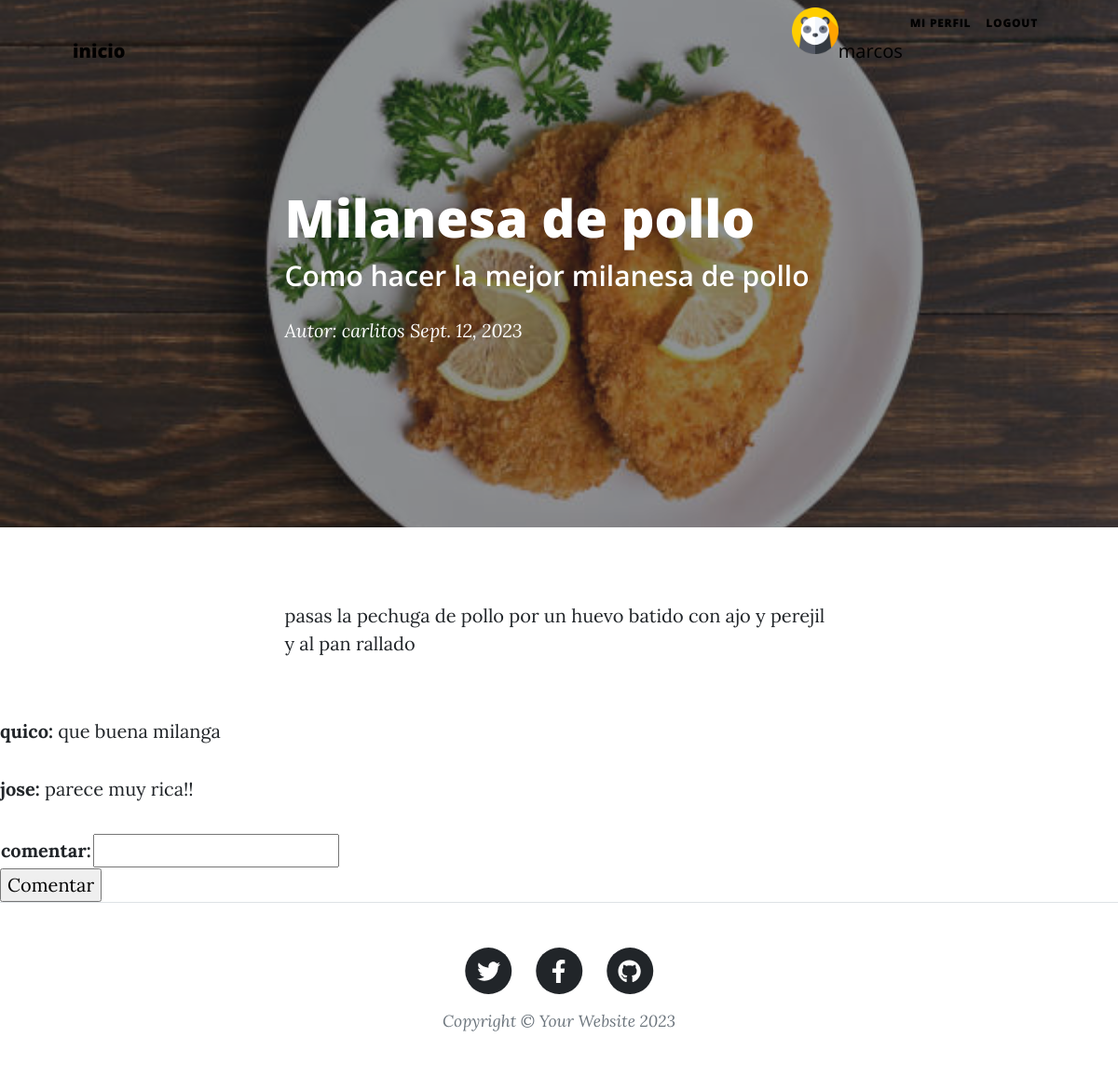
Page /blog/blog_detalle/2 (signed in) on the committed database.
### usuario/models.py (models this page shows, shortened)
class Perfil(models.Model):
    user=models.OneToOneField(User, on_delete=models.CASCADE)
    imagen=models.ImageField(upload_to='avatares', null=True, blank=True)
    descripcion=models.TextField(null=True, blank=True)

### blog/models.py (models this page shows, shortened)
class Blog(models.Model):
    titulo = models.CharField(max_length=100)
    subtitulo = models.CharField(max_length=100)
    cuerpo = models.TextField()
    fecha = models.DateField(auto_now_add=True)
    imagen = models.ImageField(upload_to='avatares', null=True, blank=True)
    autor = models.ForeignKey(User, on_delete=models.CASCADE)

class Comentario(models.Model):
    autor=models.ForeignKey(User, on_delete=models.CASCADE)
    receptor=models.ForeignKey(Blog, on_delete=models.CASCADE)
    cuerpo = models.TextField()

### blog/views.py (the view)
# urls.py: path('blog_detalle/<id>', blog_mostrar_detalle, name="blog_mostrar_detalle"),
def blog_mostrar_detalle(request, id):
    blog=Blog.objects.get(id=id)
    comentarios=comentarios_leer(request,id)
    form=Blog_comentar_form()
    return render (request, 'post.html', {'blog':blog, 'comentarios':comentarios, 'formulario':form, 'perfil':conseguir_perfil(request)})
    pass

### blog/forms.py
class Blog_comentar_form(ModelForm):
    cuerpo=forms.CharField(label='comentar')
    class Meta:
        model = Comentario
        fields = {'cuerpo'}

### blog/views.py (called while the page is built)
def comentarios_leer(request, id):
    receptor=Blog.objects.get(id=id)
    comentarios=Comentario.objects.filter(receptor=receptor)
    return comentarios

def conseguir_perfil(request):
    if request.user.is_authenticated:
        perfil, created = Perfil.objects.get_or_create(user=request.user)
        if created==True:
            perfil.imagen = '/media/avatares/default_avatar.png'
            perfil.save()
        return perfil

### blog/templates/post.html (shortened to what this page needs)
<!DOCTYPE html>
<html lang="en">
    <head>
        {% load static %}
        <link href="{% static 'blog/css/styles.css' %}" rel="stylesheet"/>
    </head>
    <body>
        <nav class="navbar navbar-expand-lg navbar-light" id="mainNav">
            <div class="container px-4 px-lg-5">
                <a class="navbar-brand" style="color: black;" href="{% url 'app_user:usuario_inicio' %}">inicio</a>
                <div class="collapse navbar-collapse" id="navbarResponsive">
                    <ul class="navbar-nav ms-auto py-4 py-lg-0">
                        {% if perfil.imagen %}
                        <img src= '{{ perfil.imagen.url }}' alt="Avatar" style="width:50px;height:50px;">
                        {% endif %}
                        <p style="color: black;">{{ user.username }}</p>
                        {% if user.is_authenticated %}
                        <li class="nav-item"><a class="nav-link" style="color: black;" href="{% url 'app_user:user_perfil' user_id=request.user.id %}">Mi perfil</a></li>
                        <li class="nav-item"><a class="nav-link" style="color: black;" href="{% url 'app_user:user_logout' %}">logout</a></li>
                        {% else %}
                        <li class="nav-item"><a class="nav-link" style="color: black;" href="{% url 'app_user:user_register' %}">registrar</a></li>
                        <li class="nav-item"><a class="nav-link" style="color: black;" href="{% url 'app_user:user_login' %}">Login</a></li>
                        {% endif %}
                    </ul>
                </div>
            </div>
        </nav>
        <header class="masthead" style="background-image: url('{{ blog.imagen.url }}')">
            <div class="container position-relative px-4 px-lg-5">
                <div class="row gx-4 gx-lg-5 justify-content-center">
                    <div class="col-md-10 col-lg-8 col-xl-7">
                        <div class="post-heading">
                            <h1>{{ blog.titulo }}</h1>
                            <h2 class="subheading">{{ blog.subtitulo }}</h2>
                            <span class="meta">
                                Autor:
                                <a href="{% url 'app_user:user_perfil' blog.autor.id %}">{{ blog.autor }}</a>
                                {{ blog.fecha }}
                            </span>
                        </div>
                    </div>
                </div>
            </div>
        </header>
        <article class="mb-4">
            <div class="container px-4 px-lg-5">
                <div class="row gx-4 gx-lg-5 justify-content-center">
                    <div class="col-md-10 col-lg-8 col-xl-7">
                        <p>{{ blog.cuerpo }}</p>
                    </div>
                </div>
            </div>
        </article>
        {% for comentario in comentarios %}
            <p><b>{{ comentario.autor }}: </b>{{ comentario.cuerpo }}</p>
        {% endfor %}
        <form action="{% url 'app_blog:blog_comentar' blog.id %}" method="POST" >{% csrf_token %}
            <table>
                {{ formulario.as_table }}
            </table>
            <input type="submit" value="Comentar">
        </form>
        <footer class="border-top">
            <div class="container px-4 px-lg-5">
                <div class="row gx-4 gx-lg-5 justify-content-center">
                    <div class="col-md-10 col-lg-8 col-xl-7">
                        <ul class="list-inline text-center">
                            <li class="list-inline-item">
                                <a href="#!">
                                    <span class="fa-stack fa-lg">
                                        <i class="fas fa-circle fa-stack-2x"></i>
                                        <i class="fab fa-twitter fa-stack-1x fa-inverse"></i>
                                    </span>
                                </a>
                            </li>
                            <li class="list-inline-item">
                                <a href="#!">
                                    <span class="fa-stack fa-lg">
                                        <i class="fas fa-circle fa-stack-2x"></i>
                                        <i class="fab fa-facebook-f fa-stack-1x fa-inverse"></i>
                                    </span>
                                </a>
                            </li>
                            <li class="list-inline-item">
                                <a href="#!">
                                    <span class="fa-stack fa-lg">
                                        <i class="fas fa-circle fa-stack-2x"></i>
                                        <i class="fab fa-github fa-stack-1x fa-inverse"></i>
                                    </span>
                                </a>
                            </li>
                        </ul>
                        <div class="small text-center text-muted fst-italic">Copyright &copy; Your Website 2023</div>
                    </div>
                </div>
            </div>
        </footer>
    </body>
</html>

### rows in the picture
Perfil: imagen (picture)
Blog: imagen (picture), titulo "Milanesa de pollo", subtitulo "Como hacer la mejor milanesa de pollo", autor "carlitos", fecha "Sept. 12, 2023", cuerpo "pasas la pechuga de pollo por un huevo batido con ajo y perejil y al pan rallado"
Comentario: autor "quico", cuerpo "que buena milanga"
Comentario: autor "jose", cuerpo "parece muy rica!!"

### other values in the picture
{{ user.username }} "marcos"
